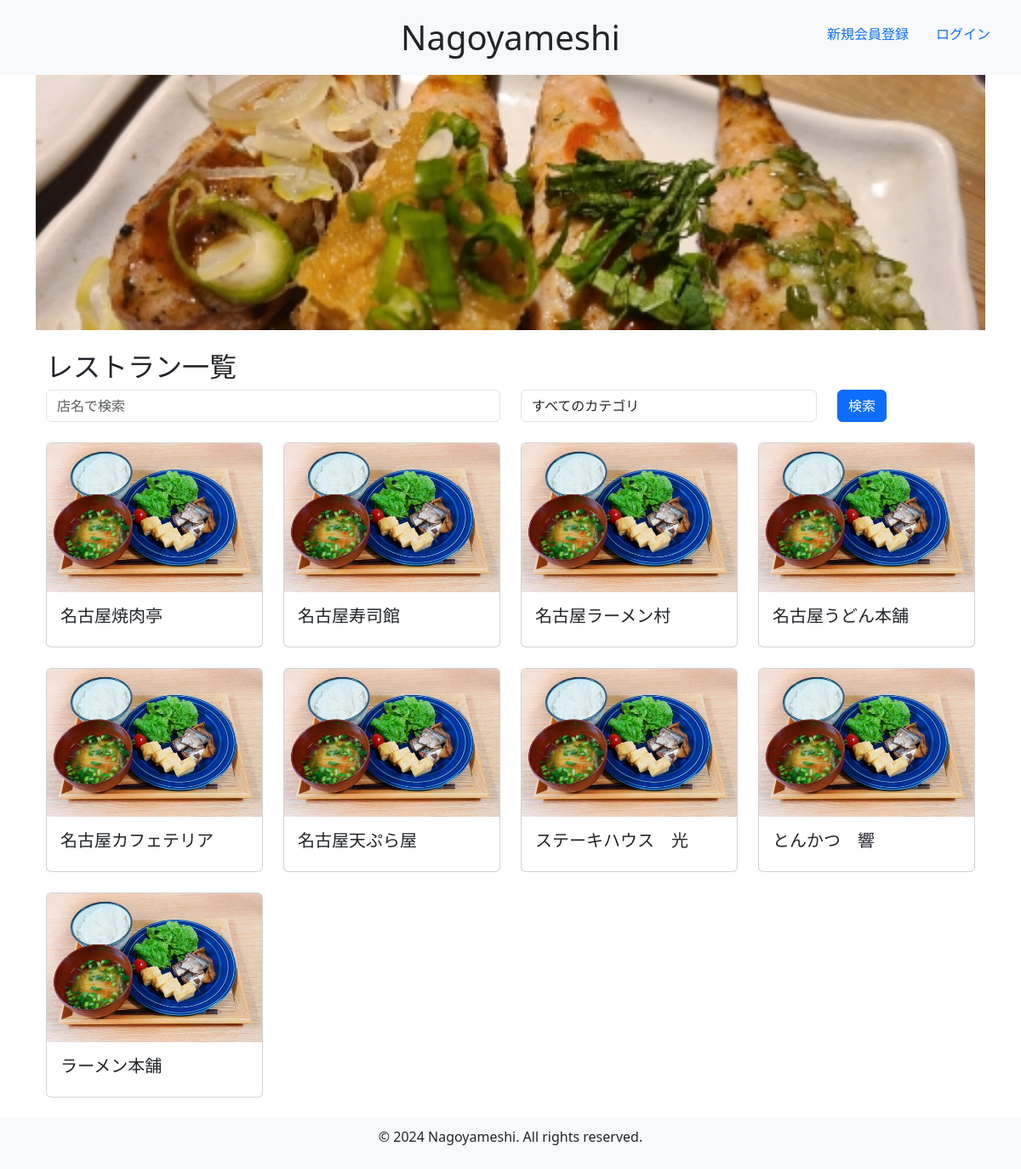
The page /restaurants/ on the database its author committed.
### nagoyameshi/models.py (models this page shows, shortened)
class Restaurant(models.Model):
    name = models.CharField(max_length=200)
    price = models.PositiveIntegerField()
    description = models.TextField()
    postal_code = models.CharField(max_length=10)
    address = models.CharField(max_length=200)
    phone_number = models.CharField(max_length=15)
    open_time = models.TimeField()
    close_time = models.TimeField()
    created_at = models.DateTimeField(auto_now_add=True)
    updated_at = models.TimeField(auto_now=True)
    img = models.ImageField(upload_to='restaurant_images/')
    category = models.ForeignKey(Category, on_delete=models.CASCADE, null=True, blank=True)

### nagoyameshi/views.py (the view)
# urls.py: path('restaurants/', RestaurantListView.as_view(), name='restaurant_list'),
class RestaurantListView(ListView):
    model = Restaurant
    template_name = 'restaurant_list.html'
    context_object_name = 'restaurants'
    def get_queryset(self):
        queryset = super().get_queryset()
        name = self.request.GET.get('name')
        category = self.request.GET.get('category')
        if name:
            queryset = queryset.filter(name__icontains=name)
        if category:
            queryset = queryset.filter(category_id=category)
        return queryset
    def get_context_data(self, **kwargs):
        context = super().get_context_data(**kwargs)
        context['categories'] = Category.objects.all()
        return context

### nagoyameshi/templates/restaurant_list.html (shortened to what this page needs)
{% extends 'base.html' %}
{% load static %}
{% block content %}
<section class="container-fluid p-0">
    <img src="{% static 'images/mainvisual.jpeg' %}" alt="メインビジュアル" class="img-fluid w-100" style="height: 300px; object-fit: cover;">
</section>
<section class="container mt-4">
    <h2>レストラン一覧</h2>
    <form method="get" action="{% url 'restaurant_list' %}">
        <div class="row">
            <div class="col-md-6">
                <input type="text" name="name" class="form-control" placeholder="店名で検索" value="{{ request.GET.name }}">
            </div>
            <div class="col-md-4">
                <select name="category" class="form-control">
                    <option value="">すべてのカテゴリ</option>
                </select>
            </div>
            <div class="col-md-2">
                <button type="submit" class="btn btn-primary">検索</button>
            </div>
        </div>
    </form>
    <div class="row mt-4">
        {% for restaurant in restaurants %}
        <div class="col-md-3 mb-4">
            <div class="card">
                <img src="{{ restaurant.img.url }}" class="card-img-top" alt="{{ restaurant.name }}">
                <div class="card-body">
                    <h5 class="card-title"><a href="{% url 'restaurant_detail' restaurant.pk %}" class="text-decoration-none text-dark">{{ restaurant.name }}</a></h5>
                </div>
            </div>
        </div>
        {% endfor %}
    </div>
</section>
{% endblock %}

### rows shown on the page
Restaurant: img (picture), name "名古屋焼肉亭"
Restaurant: img (picture), name "名古屋寿司館"
Restaurant: img (picture), name "名古屋ラーメン村"
Restaurant: img (picture), name "名古屋うどん本舗"
Restaurant: img (picture), name "名古屋カフェテリア"
Restaurant: img (picture), name "名古屋天ぷら屋"
Restaurant: img (picture), name "ステーキハウス 光"
Restaurant: img (picture), name "とんかつ 響"
Restaurant: img (picture), name "ラーメン本舗"
